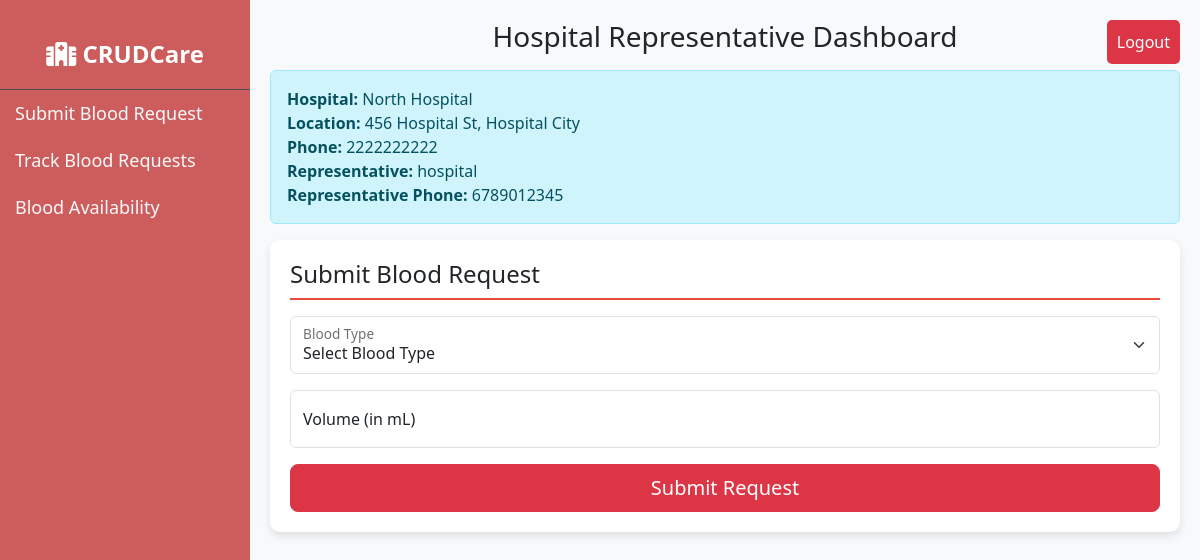
Screenshot of /sections/hospital_rep/dashboard.php (signed in) with the database file from the repository.
### tables this page shows
CREATE TABLE `locations` (
  `location_id` int(11) NOT NULL,
  `name` varchar(100) NOT NULL,
  `address` varchar(255) NOT NULL,
  `phone_number` varchar(20) DEFAULT NULL,
  `type` enum('lab','hospital') NOT NULL
);

CREATE TABLE `users` (
  `user_id` int(11) NOT NULL,
  `username` varchar(50) NOT NULL,
  `password_hash` varchar(255) NOT NULL,
  `role` enum('admin','donor','recipient','lab_technician','inventory_manager','hospital_rep') NOT NULL,
  `email` varchar(100) NOT NULL,
  `phone_number` varchar(20) DEFAULT NULL,
  `address` varchar(255) DEFAULT NULL,
  `approved` tinyint(1) DEFAULT 0,
  `created_at` timestamp NOT NULL DEFAULT current_timestamp(),
  `age` int(11) DEFAULT NULL,
  `blood_group` varchar(3) DEFAULT NULL,
  `gender` enum('male','female','unspecified') DEFAULT 'unspecified'
);

### sections/hospital_rep/dashboard.php (the view, shortened to what this page needs)
<?php
require_once '../../config/database.php';
$user_id = $_SESSION['user_id'];
$sql_info = "SELECT locations.name AS hospital_name, locations.address AS hospital_address, locations.phone_number AS hospital_phone,
                    users.username AS rep_name, users.phone_number AS rep_phone
             FROM hospital_representative_info
             INNER JOIN locations ON hospital_representative_info.hospital_id = locations.location_id
             INNER JOIN users ON hospital_representative_info.user_id = users.user_id
             WHERE hospital_representative_info.user_id = ?";
$stmt_info = $conn->prepare($sql_info);
$stmt_info->bind_param("i", $user_id);
$stmt_info->execute();
$result_info = $stmt_info->get_result();
$info = $result_info->fetch_assoc();
?>
<!DOCTYPE html>
<html lang="en">
<head>
    <link href="https://stackpath.bootstrapcdn.com/bootstrap/5.3.0/css/bootstrap.min.css" rel="stylesheet">
    <link rel="stylesheet" href="https://cdnjs.cloudflare.com/ajax/libs/font-awesome/6.0.0-beta3/css/all.min.css">
</head>
<body>
    <div class="sidebar">
    <div class="sidebar-header">
            <h2 class="system-name"><i class="fas fa-hospital"></i> CRUDCare</h2>
      </div>
        <a href="#" class="nav-link" data-section="submit-request">Submit Blood Request</a>
        <a href="#" class="nav-link" data-section="track-requests">Track Blood Requests</a>
        <a href="#" class="nav-link" data-section="blood-availability">Blood Availability</a>
    </div>
    <div class="content">
        <h1 class="h3 mb-3 fw-normal text-center">
            Hospital Representative Dashboard
            <form class="logout-btn" method="post" action="/sections/auth/logout.php">
                <button class="btn btn-danger" type="submit">Logout</button>
            </form>
        </h1>
        <div class="alert alert-info">
            <strong>Hospital:</strong> <?php echo htmlspecialchars($info['hospital_name']); ?><br>
            <strong>Location:</strong> <?php echo htmlspecialchars($info['hospital_address']); ?><br>
            <strong>Phone:</strong> <?php echo htmlspecialchars($info['hospital_phone']); ?><br>
            <strong>Representative:</strong> <?php echo htmlspecialchars($info['rep_name']); ?><br>
            <strong>Representative Phone:</strong> <?php echo htmlspecialchars($info['rep_phone']); ?><br>
        </div>
        <div id="submit-request" class="form-section active">
            <h2 class="h4 mb-3">Submit Blood Request</h2>
            <form method="post" action="submit_request.php">
                <div class="form-floating mb-3">
                    <select class="form-select" id="blood_type" name="blood_type" required>
                        <option value="">Select Blood Type</option>
                    </select>
                    <label for="blood_type">Blood Type</label>
                </div>
                <div class="form-floating mb-3">
                    <input type="number" class="form-control" id="volume" name="volume" placeholder="Volume (in mL)" required>
                    <label for="volume">Volume (in mL)</label>
                </div>
                <button class="w-100 btn btn-lg btn-danger" type="submit">Submit Request</button>
            </form>
        </div>
    </div>
</body>
</html>

### sections/hospital_rep/dashboard.php (style rules this page uses)
body { background-color: #f8f9fa; font-family: 'Segoe UI', Tahoma, Geneva, Verdana, sans-serif; margin: 0; padding: 0; }
.sidebar { height: 100%; width: 250px; position: fixed; top: 0; left: 0; background-color: indianred; padding-top: 20px; transition: 0.3s; }
.sidebar a { padding: 10px 15px; text-decoration: none; font-size: 18px; color: #f8f9fa; display: block; transition: 0.3s; }
.content { margin-left: 250px; padding: 20px; overflow: hidden; }
.form-section { display: none; margin-bottom: 30px; background-color: #ffffff; padding: 20px; border-radius: 10px; box-shadow: 0 4px 8px rgba(0,0,0,0.1); }
.form-section.active { display: block; }
.form-section h2 { border-bottom: 2px solid #e74c3c; padding-bottom: 10px; }
.logout-btn { position: fixed; top: 20px; right: 20px; text-align: center; }
.logout-btn button { width: 100%; padding: 10px; background-color: #dc3545; color: #fff; border: none; border-radius: 5px; font-size: 16px; cursor: pointer; transition: background-color 0.3s; }
.sidebar-header { text-align: center; padding: 20px; color: white; border-bottom: 1px solid #495057; }
.system-name { font-size: 24px; font-weight: bold; margin: 0; }

### rows the page displays
locations: name "North Hospital", address "456 Hospital St, Hospital City", phone_number "2222222222", users.username "hospital", users.phone_number "6789012345"
